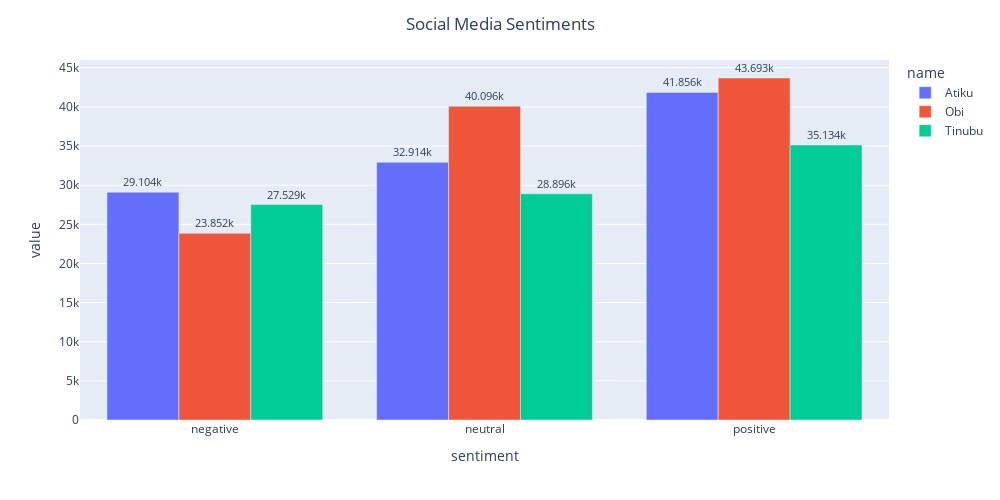

Notebook code for this chart:
### Code cell
sent_tab = pd.crosstab(name.name, name.sentiment).transpose()
fig = px.bar(sent_tab,barmode='group',text_auto=True)
fig.update_layout(width=1000,    height=500, title = 'Social Media Sentiments',title_x=0.5)
fig.update_traces(textposition='outside',textfont_size=11)
fig.show()

### Figure 1 — Plotly figure (JSON) as saved in the notebook; plotly's stock layout.template omitted (floating-point values rounded to 4 significant figures)
{"data": [{"alignmentgroup": "True", "hovertemplate": "name=Atiku<br>sentiment=%{x}<br>value=%{y}<extra></extra>", "legendgroup": "Atiku", "marker": {"color": "#636efa", "pattern": {"shape": ""}}, "name": "Atiku", "offsetgroup": "Atiku", "orientation": "v", "showlegend": true, "textfont": {"size": 11}, "textposition": "outside", "texttemplate": "%{y}", "type": "bar", "x": ["negative", "neutral", "positive"], "xaxis": "x", "y": [29104, 32914, 41856], "yaxis": "y"}, {"alignmentgroup": "True", "hovertemplate": "name=Obi<br>sentiment=%{x}<br>value=%{y}<extra></extra>", "legendgroup": "Obi", "marker": {"color": "#EF553B", "pattern": {"shape": ""}}, "name": "Obi", "offsetgroup": "Obi", "orientation": "v", "showlegend": true, "textfont": {"size": 11}, "textposition": "outside", "texttemplate": "%{y}", "type": "bar", "x": ["negative", "neutral", "positive"], "xaxis": "x", "y": [23852, 40096, 43693], "yaxis": "y"}, {"alignmentgroup": "True", "hovertemplate": "name=Tinubu<br>sentiment=%{x}<br>value=%{y}<extra></extra>", "legendgroup": "Tinubu", "marker": {"color": "#00cc96", "pattern": {"shape": ""}}, "name": "Tinubu", "offsetgroup": "Tinubu", "orientation": "v", "showlegend": true, "textfont": {"size": 11}, "textposition": "outside", "texttemplate": "%{y}", "type": "bar", "x": ["negative", "neutral", "positive"], "xaxis": "x", "y": [27529, 28896, 35134], "yaxis": "y"}], "layout": {"barmode": "group", "height": 500, "legend": {"title": {"text": "name"}, "tracegroupgap": 0}, "margin": {"t": 60}, "title": {"text": "Social Media Sentiments", "x": 0.5}, "width": 1000, "xaxis": {"anchor": "y", "domain": [0, 1], "title": {"text": "sentiment"}}, "yaxis": {"anchor": "x", "domain": [0, 1], "title": {"text": "value"}}}}
